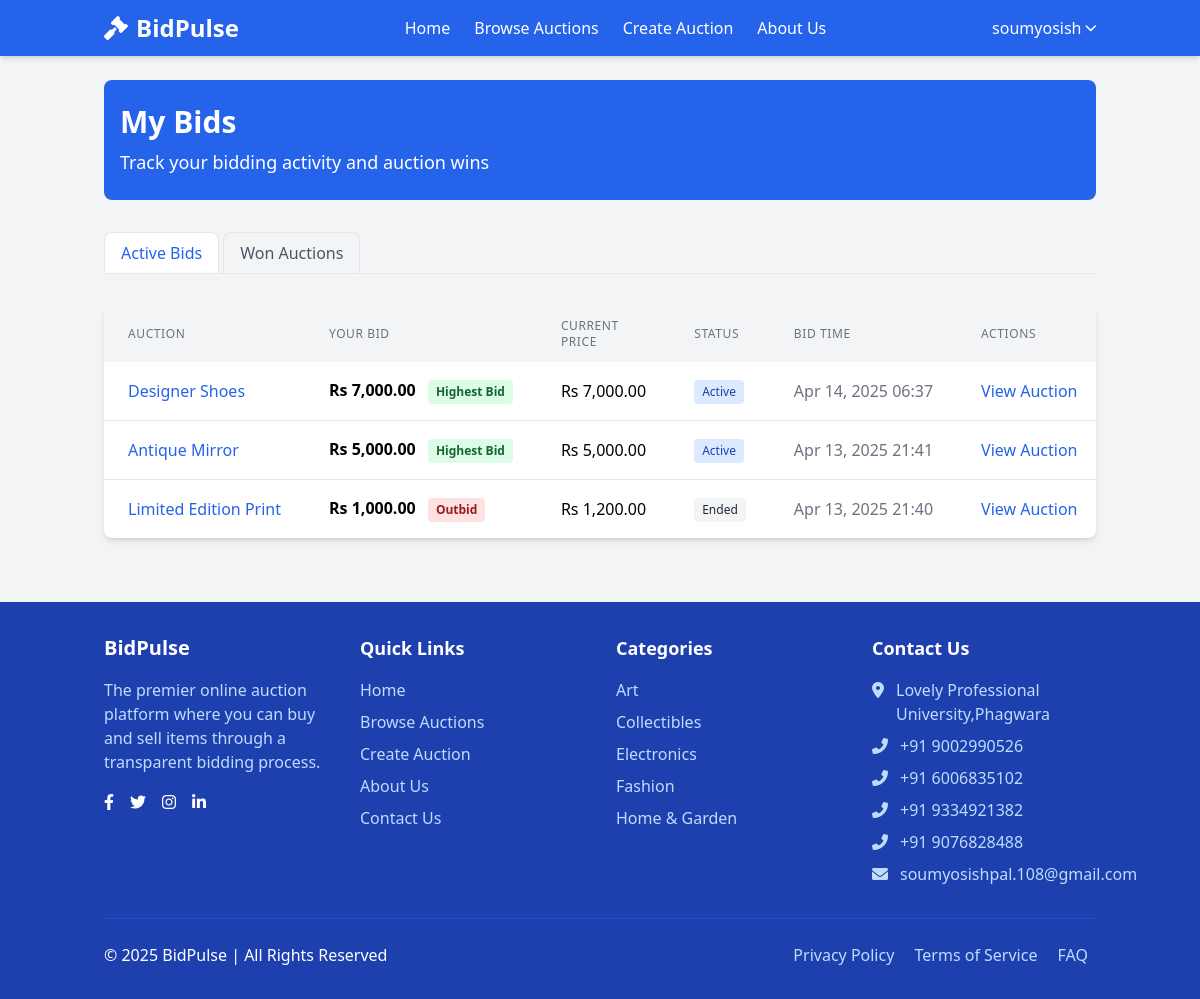
/my_bids.php (signed in), run on an earlier commit of the app's database.
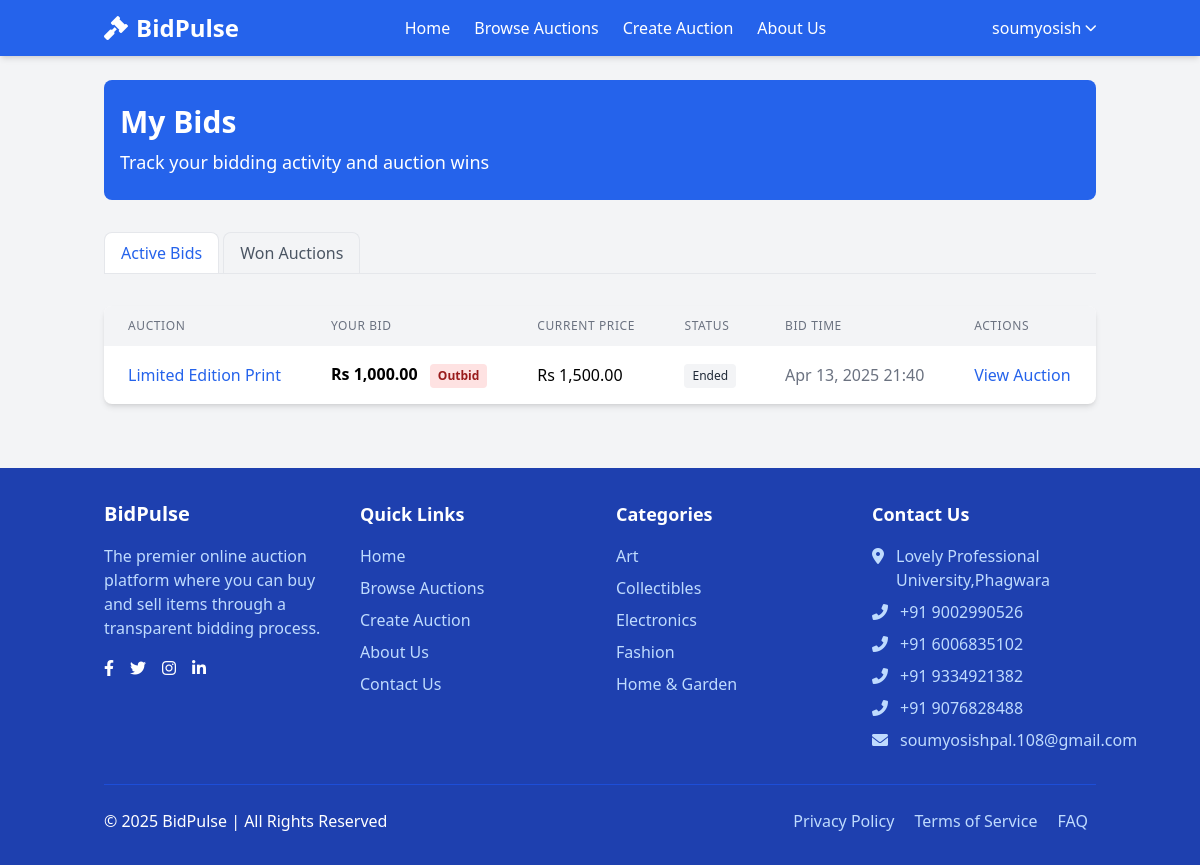
And on a later commit of the database.
### tables this page shows
CREATE TABLE `bids` (
  `bid_id` int(11) NOT NULL,
  `auction_id` int(11) NOT NULL,
  `bidder_id` int(11) NOT NULL,
  `bid_amount` decimal(10,2) NOT NULL,
  `bid_time` timestamp NOT NULL DEFAULT current_timestamp()
);

CREATE TABLE `auctions` (
  `auction_id` int(11) NOT NULL,
  `title` varchar(100) NOT NULL,
  `description` text NOT NULL,
  `image_url` varchar(255) NOT NULL,
  `seller_id` int(11) NOT NULL,
  `category_id` int(11) NOT NULL,
  `starting_price` decimal(10,2) NOT NULL,
  `current_price` decimal(10,2) NOT NULL,
  `start_date` timestamp NOT NULL DEFAULT current_timestamp() ON UPDATE current_timestamp(),
  `end_date` timestamp NOT NULL DEFAULT '0000-00-00 00:00:00',
  `status` enum('active','ended','cancelled') DEFAULT 'active',
  `created_at` timestamp NOT NULL DEFAULT current_timestamp(),
  `updated_at` timestamp NOT NULL DEFAULT current_timestamp() ON UPDATE current_timestamp()
);

CREATE TABLE `categories` (
  `category_id` int(11) NOT NULL,
  `name` varchar(50) NOT NULL,
  `description` text DEFAULT NULL,
  `created_at` timestamp NOT NULL DEFAULT current_timestamp()
);

### php/config.php (called while the page is built, shortened)
<?php
function is_logged_in() {
    return isset($_SESSION['user_id']);
}
?>

### php/auction_functions.php (called while the page is built, shortened)
<?php
require_once 'config.php';
function get_all_categories() {
    global $conn;
    $query = "SELECT * FROM categories ORDER BY name";
    $result = mysqli_query($conn, $query);
    $categories = [];
    if($result) {
        while($row = mysqli_fetch_assoc($result)) {
            $categories[] = $row;
        }
    }
    return $categories;
}
function get_user_bids($user_id) {
    global $conn;
    $query = "SELECT b.*, a.title as auction_title, a.current_price, a.end_date, a.status
              FROM bids b
              INNER JOIN auctions a ON b.auction_id = a.auction_id
              WHERE b.bidder_id = ?
              ORDER BY b.bid_time DESC";
    $stmt = mysqli_prepare($conn, $query);
    mysqli_stmt_bind_param($stmt, "i", $user_id);
    mysqli_stmt_execute($stmt);
    $result = mysqli_stmt_get_result($stmt);
    $bids = [];
    if($result) {
        while($row = mysqli_fetch_assoc($result)) {
            $bids[] = $row;
        }
    }
    return $bids;
}
?>

### my_bids.php (the view, shortened to what this page needs)
<?php
require_once 'php/config.php';
require_once 'php/auction_functions.php';
$bids = get_user_bids($_SESSION['user_id']);
include 'php/header.php';
?>
<div class="bg-blue-600 text-white py-6 rounded-lg mb-8">
    <div class="container mx-auto px-4">
        <h1 class="text-3xl font-bold">My Bids</h1>
        <p class="text-lg mt-2">Track your bidding activity and auction wins</p>
    </div>
</div>
<div class="mb-8">
    <ul class="flex border-b border-gray-200">
        <li class="mr-1">
            <a href="#active-bids" class="inline-block py-2 px-4 bg-white rounded-t-lg border-l border-t border-r border-gray-200 text-blue-600 font-medium active-tab">
                Active Bids
            </a>
        </li>
        <li class="mr-1">
            <a href="#won-auctions" class="inline-block py-2 px-4 bg-gray-100 rounded-t-lg border-l border-t border-r border-gray-200 text-gray-600 hover:text-blue-600 hover:bg-white">
                Won Auctions
            </a>
        </li>
    </ul>
</div>
<div id="active-bids-content" class="tab-content">
    <?php if (empty($bids)): ?>
    <div class="bg-white rounded-lg shadow-md p-6 text-center">
        <p class="text-gray-600 mb-4">You haven't placed any bids yet.</p>
        <a href="browse.php" class="bg-blue-600 text-white px-4 py-2 rounded-md hover:bg-blue-700 transition">Browse Auctions</a>
    </div>
    <?php else: ?>
    <div class="bg-white rounded-lg shadow-md overflow-hidden">
        <div class="overflow-x-auto">
            <table class="w-full">
                <thead>
                    <tr class="bg-gray-100">
                        <th class="px-6 py-3 text-left text-xs font-medium text-gray-500 uppercase tracking-wider">Auction</th>
                        <th class="px-6 py-3 text-left text-xs font-medium text-gray-500 uppercase tracking-wider">Your Bid</th>
                        <th class="px-6 py-3 text-left text-xs font-medium text-gray-500 uppercase tracking-wider">Current Price</th>
                        <th class="px-6 py-3 text-left text-xs font-medium text-gray-500 uppercase tracking-wider">Status</th>
                        <th class="px-6 py-3 text-left text-xs font-medium text-gray-500 uppercase tracking-wider">Bid Time</th>
                        <th class="px-6 py-3 text-left text-xs font-medium text-gray-500 uppercase tracking-wider">Actions</th>
                    </tr>
                </thead>
                <tbody class="divide-y divide-gray-200">
                    <?php foreach($bids as $bid): ?>
                    <tr class="hover:bg-gray-50">
                        <td class="px-6 py-4 whitespace-nowrap">
                            <a href="auction.php?id=<?php echo $bid['auction_id']; ?>" class="text-blue-600 hover:text-blue-800 font-medium"><?php echo $bid['auction_title']; ?></a>
                        </td>
                        <td class="px-6 py-4 whitespace-nowrap font-semibold">
                            Rs <?php echo number_format($bid['bid_amount'], 2); ?>
                            <?php if($bid['bid_amount'] == $bid['current_price']): ?>
                            <span class="inline-block ml-2 bg-green-100 text-green-800 text-xs px-2 py-1 rounded">Highest Bid</span>
                            <?php elseif($bid['bid_amount'] < $bid['current_price']): ?>
                            <span class="inline-block ml-2 bg-red-100 text-red-800 text-xs px-2 py-1 rounded">Outbid</span>
                            <?php endif; ?>
                        </td>
                        <td class="px-6 py-4 whitespace-nowrap">
                            Rs <?php echo number_format($bid['current_price'], 2); ?>
                        </td>
                        <td class="px-6 py-4 whitespace-nowrap">
                            <?php if($bid['status'] == 'active'): ?>
                                <?php if(strtotime($bid['end_date']) > time()): ?>
                                <span class="inline-block bg-blue-100 text-blue-800 text-xs px-2 py-1 rounded">Active</span>
                                <?php else: ?>
                                <span class="inline-block bg-gray-100 text-gray-800 text-xs px-2 py-1 rounded">Ended</span>
                                <?php endif; ?>
                            <?php else: ?>
                            <span class="inline-block bg-gray-100 text-gray-800 text-xs px-2 py-1 rounded">Ended</span>
                            <?php endif; ?>
                        </td>
                        <td class="px-6 py-4 whitespace-nowrap text-gray-500">
                            <?php echo date('M d, Y H:i', strtotime($bid['bid_time'])); ?>
                        </td>
                        <td class="px-6 py-4 whitespace-nowrap">
                            <a href="auction.php?id=<?php echo $bid['auction_id']; ?>" class="text-blue-600 hover:text-blue-800">View Auction</a>
                        </td>
                    </tr>
                    <?php endforeach; ?>
                </tbody>
            </table>
        </div>
    </div>
    <?php endif; ?>
</div>
<?php include 'php/footer.php'; ?>

### php/header.php (shortened to what this page needs)
<?php
require_once __DIR__ . '/config.php';
require_once __DIR__ . '/auction_functions.php';
?>
<!DOCTYPE html>
<html lang="en">
<head>
    <script src="https://cdn.tailwindcss.com"></script>
    <link rel="stylesheet" href="https://cdnjs.cloudflare.com/ajax/libs/font-awesome/6.0.0/css/all.min.css">
</head>
<body class="bg-gray-100 min-h-screen flex flex-col">
    <header class="bg-blue-600 text-white shadow-md">
        <div class="container mx-auto px-4 py-3">
            <div class="flex justify-between items-center">
                <div>
                    <a href="index.php" class="text-2xl font-bold flex items-center">
                        <i class="fas fa-gavel mr-2"></i>
                        <span>BidPulse</span>
                    </a>
                </div>
                <div class="hidden md:flex space-x-6">
                    <a href="index.php" class="hover:text-blue-200 transition">Home</a>
                    <a href="browse.php" class="hover:text-blue-200 transition">Browse Auctions</a>
                    <?php if(is_logged_in()): ?>
                    <a href="create_auction.php" class="hover:text-blue-200 transition">Create Auction</a>
                    <?php endif; ?>
                    <a href="about.php" class="hover:text-blue-200 transition">About Us</a>
                </div>
                <div class="flex items-center space-x-4">
                    <?php if(is_logged_in()): ?>
                        <div class="relative group">
                            <button class="flex items-center hover:text-blue-200 transition">
                                <span class="mr-1"><?php echo $_SESSION['username']; ?></span>
                                <i class="fas fa-chevron-down text-xs"></i>
                            </button>
                        </div>
                    <?php else: ?>
                        <a href="login.php" class="hover:text-blue-200 transition">Login</a>
                        <a href="register.php" class="bg-white text-blue-600 px-4 py-2 rounded-md hover:bg-blue-50 transition">Register</a>
                    <?php endif; ?>
                </div>
            </div>
        </div>
    </header>
    <main class="container mx-auto px-4 py-6 flex-grow">

### php/footer.php (shortened to what this page needs)
</main>
    <footer class="bg-blue-800 text-white mt-10">
        <div class="container mx-auto px-4 py-8">
            <div class="grid grid-cols-1 md:grid-cols-4 gap-8">
                <div>
                    <h3 class="text-xl font-semibold mb-4">BidPulse</h3>
                    <p class="text-blue-200 mb-4">The premier online auction platform where you can buy and sell items through a transparent bidding process.</p>
                    <div class="flex space-x-4">
                        <a href="#" class="text-white hover:text-blue-200"><i class="fab fa-facebook-f"></i></a>
                        <a href="#" class="text-white hover:text-blue-200"><i class="fab fa-twitter"></i></a>
                        <a href="#" class="text-white hover:text-blue-200"><i class="fab fa-instagram"></i></a>
                        <a href="https://www.linkedin.com/in/soumyosishpal/" class="text-white hover:text-blue-200"><i class="fab fa-linkedin-in"></i></a>
                    </div>
                </div>
                <div>
                    <h3 class="text-lg font-semibold mb-4">Quick Links</h3>
                    <ul class="space-y-2">
                        <li><a href="index.php" class="text-blue-200 hover:text-white">Home</a></li>
                        <li><a href="browse.php" class="text-blue-200 hover:text-white">Browse Auctions</a></li>
                        <li><a href="create_auction.php" class="text-blue-200 hover:text-white">Create Auction</a></li>
                        <li><a href="about.php" class="text-blue-200 hover:text-white">About Us</a></li>
                        <li><a href="contact.php" class="text-blue-200 hover:text-white">Contact Us</a></li>
                    </ul>
                </div>
                <div>
                    <h3 class="text-lg font-semibold mb-4">Categories</h3>
                    <ul class="space-y-2">
                        <?php
                        require_once 'php/auction_functions.php';
                        $categories = get_all_categories();
                        foreach(array_slice($categories, 0, 5) as $category) {
                            echo '<li><a href="browse.php?category=' . $category['category_id'] . '" class="text-blue-200 hover:text-white">' . $category['name'] . '</a></li>';
                        }
                        ?>
                    </ul>
                </div>
                <div>
                    <h3 class="text-lg font-semibold mb-4">Contact Us</h3>
                    <ul class="space-y-2 text-blue-200">
                        <li class="flex items-start">
                            <i class="fas fa-map-marker-alt mt-1 mr-3"></i>
                            <span>Lovely Professional University,Phagwara</span>
                        </li>
                        <li class="flex items-start">
                            <i class="fas fa-phone-alt mt-1 mr-3"></i>
                            <span>+91 9002990526</span>
                        </li>
                        <li class="flex items-start">
                            <i class="fas fa-phone-alt mt-1 mr-3"></i>
                            <span>+91 6006835102</span>
                        </li>
                        <li class="flex items-start">
                            <i class="fas fa-phone-alt mt-1 mr-3"></i>
                            <span>+91 9334921382</span>
                        </li>
                        <li class="flex items-start">
                            <i class="fas fa-phone-alt mt-1 mr-3"></i>
                            <span>+91 9076828488</span>
                        </li>
                        <li class="flex items-start">
                            <i class="fas fa-envelope mt-1 mr-3"></i>
                            <span>soumyosishpal.108@gmail.com</span>
                        </li>
                    </ul>
                </div>
            </div>
            <div class="border-t border-blue-700 mt-8 pt-6 flex flex-col md:flex-row justify-between items-center">
                <p>© 2025 BidPulse | All Rights Reserved</p>
                <div class="mt-4 md:mt-0">
                    <a href="#" class="text-blue-200 hover:text-white mx-2">Privacy Policy</a>
                    <a href="#" class="text-blue-200 hover:text-white mx-2">Terms of Service</a>
                    <a href="#" class="text-blue-200 hover:text-white mx-2">FAQ</a>
                </div>
            </div>
        </div>
    </footer>
</body>
</html>

What changed in the data, as far as the page shows it:
removed bids: auction.title "Designer Shoes", bid_amount "7,000.00", shows "Highest Bid", auction.current_price "7,000.00", shows "Active", bid_time "Apr 14, 2025 06:37"
removed bids: auction.title "Antique Mirror", bid_amount "5,000.00", shows "Highest Bid", auction.current_price "5,000.00", shows "Active", bid_time "Apr 13, 2025 21:41"
changed through a linked row, bids "Limited Edition Print": auction.current_price "1,200.00" → "1,500.00"
